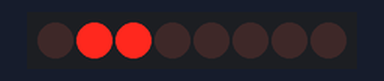
The sketch below on a simulated Arduino Uno, built with avr-gcc and run on an emulated ATmega328P. Parts: 8 shift-register outputs drawn as a row of LEDs (first output left, lit = HIGH). Wiring (inferred from the names in the program): shift register (74HC595): data pin 3; shift clock pin 4; latch pin 2. Wiring (inferred from the signals the program sends): row of LEDs: on Q0, Q1, Q2, Q3, Q4, Q5, Q6, Q7.

Above: at 0.5 s.
At 3.5 s:
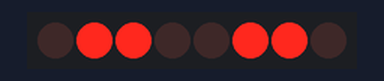
At 5.5 s:
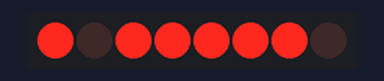
At 7.5 s:
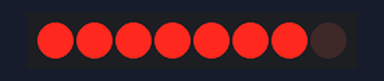
At 10.6 s:
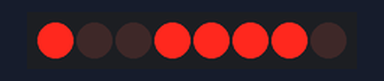
At 14.7 s:
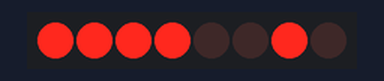
Timing chart, 0 to 15.9 s (numbered marks = the images above):
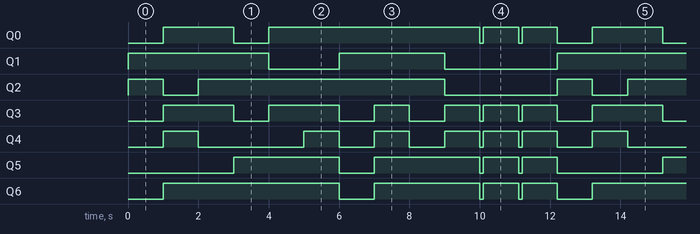

Measured:
- by itself, Q0: repeats every 12.2 s: LOW 1.0 s, HIGH 6.0 s, 2 × (LOW 0.10 s, HIGH 1.0 s), LOW 1.0 s, HIGH 2.0 s
- by itself, Q1: repeats every 12.2 s: LOW 2.0 s, HIGH 3.0 s, LOW 3.2 s, HIGH 4.0 s
- by itself, Q2: repeats every 12.2 s: LOW 1.0 s, HIGH 7.0 s, LOW 3.2 s, HIGH 1.0 s
- by itself, Q3: repeats every 12.2 s: LOW 1.0 s, HIGH 2.0 s, 2 × (LOW 1.0 s, HIGH 1.0 s), 2 × (LOW 0.10 s, HIGH 1.0 s), LOW 1.0 s, HIGH 2.0 s
- by itself, Q4: repeats every 12.2 s: LOW 3.0 s, 2 × (HIGH 1.0 s, LOW 1.0 s), 2 × (HIGH 1.0 s, LOW 0.10 s), HIGH 1.0 s, LOW 1.0 s, HIGH 1.0 s
- by itself, Q5: repeats every 12.2 s: LOW 1.0 s, HIGH 3.0 s, 2 × (LOW 0.10 s, HIGH 1.0 s), LOW 3.0 s, HIGH 3.0 s
- by itself, Q6: repeats every 12.2 s: LOW 1.0 s, HIGH 3.0 s, 2 × (LOW 0.10 s, HIGH 1.0 s), LOW 1.0 s, HIGH 5.0 s

The sketch:

Shift_Example.ino
```cpp
/*
  Shift Register Example
for 74HC595 shift register

This sketch turns reads serial input and uses it to set the pins
of a 74HC595 shift register.

Hardware:
* 74HC595 shift register attached to pins 2, 3, and 4 of the Arduino,
as detailed below.
* LEDs attached to each of the outputs of the shift register

Created 22 May 2009
Created 23 Mar 2010
by Tom Igoe

*/

//Pin connected to latch pin (ST_CP) of 74HC595
const int latchPin = 2;
//Pin connected to clock pin (SH_CP) of 74HC595
const int clockPin = 4;
////Pin connected to Data in (DS) of 74HC595
const int dataPin = 3;

void setup() {
  pinMode(latchPin, OUTPUT);
  pinMode(dataPin, OUTPUT);
  pinMode(clockPin, OUTPUT);
}

void loop() {

  //0
  digitalWrite(latchPin, LOW);
  shiftOut(dataPin, clockPin, MSBFIRST, 63);
  digitalWrite(latchPin, HIGH);

  //1
  digitalWrite(latchPin, LOW);
  shiftOut(dataPin, clockPin, MSBFIRST, 6);
  digitalWrite(latchPin, HIGH);
  delay(1000);

  //2
  digitalWrite(latchPin, LOW);
  shiftOut(dataPin, clockPin, MSBFIRST, 91);
  digitalWrite(latchPin, HIGH);
  delay(1000);

  //3
  digitalWrite(latchPin, LOW);
  shiftOut(dataPin, clockPin, MSBFIRST, 79);
  digitalWrite(latchPin, HIGH);
  delay(1000);

  //4
  digitalWrite(latchPin, LOW);
  shiftOut(dataPin, clockPin, MSBFIRST, 102);
  digitalWrite(latchPin, HIGH);
  delay(1000);

  //5
  digitalWrite(latchPin, LOW);
  shiftOut(dataPin, clockPin, MSBFIRST, 109);
  digitalWrite(latchPin, HIGH);
  delay(1000);

  //6
  digitalWrite(latchPin, LOW);
  shiftOut(dataPin, clockPin, MSBFIRST, 125);
  digitalWrite(latchPin, HIGH);
  delay(1000);

  //7
  digitalWrite(latchPin, LOW);
  shiftOut(dataPin, clockPin, MSBFIRST, 7);
  digitalWrite(latchPin, HIGH);
  delay(1000);

  //8
  digitalWrite(latchPin, LOW);
  shiftOut(dataPin, clockPin, MSBFIRST, 127);
  digitalWrite(latchPin, HIGH);
  delay(1000);

  //9
  digitalWrite(latchPin, LOW);
  shiftOut(dataPin, clockPin, MSBFIRST, 103);
  digitalWrite(latchPin, HIGH);
  delay(1000);

  //E
  digitalWrite(latchPin, LOW);
  shiftOut(dataPin, clockPin, MSBFIRST, 121);
  digitalWrite(latchPin, HIGH);
  delay(1000);

  digitalWrite(latchPin, LOW);
  shiftOut(dataPin, clockPin, MSBFIRST, 0);
  digitalWrite(latchPin, HIGH);
  delay(100);

  digitalWrite(latchPin, LOW);
  shiftOut(dataPin, clockPin, MSBFIRST, 121);
  digitalWrite(latchPin, HIGH);
  delay(1000);

  digitalWrite(latchPin, LOW);
  shiftOut(dataPin, clockPin, MSBFIRST, 0);
  digitalWrite(latchPin, HIGH);
  delay(100);

  digitalWrite(latchPin, LOW);
  shiftOut(dataPin, clockPin, MSBFIRST, 121);
  digitalWrite(latchPin, HIGH);
  delay(1000);
}
```
